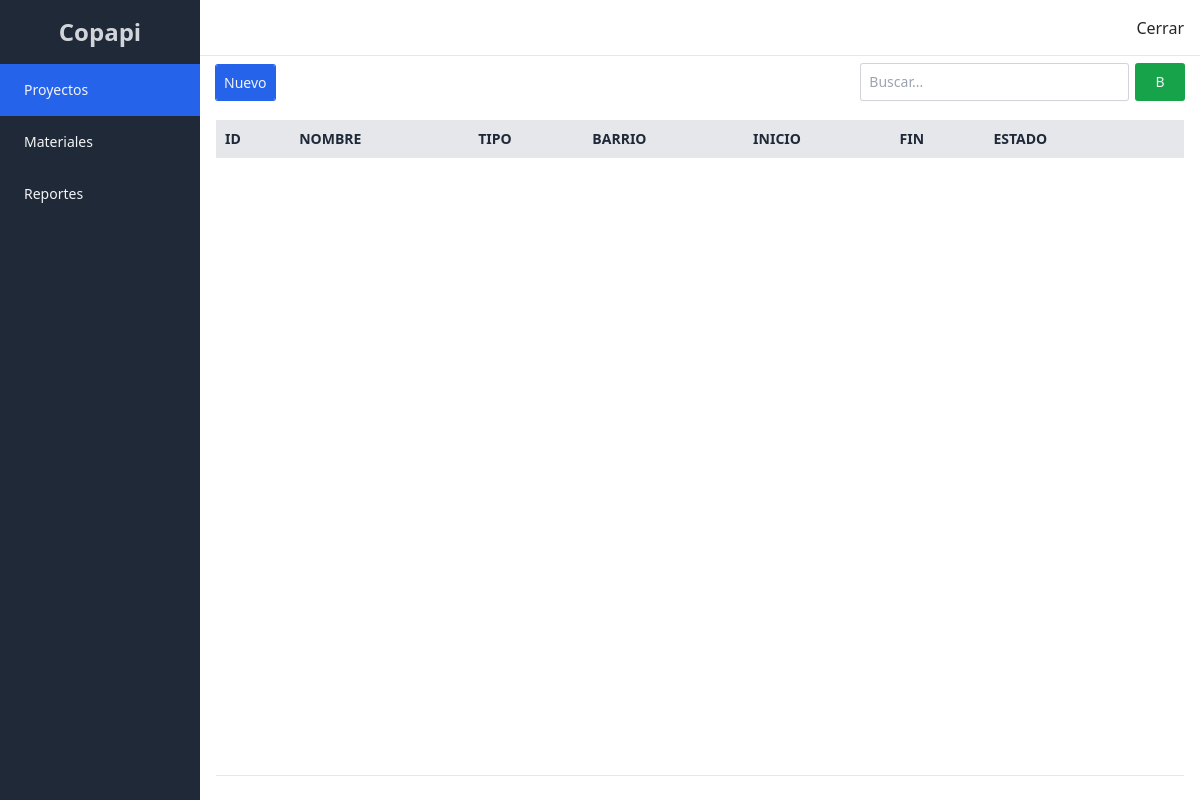
The page /proyecto/ (signed in) on the database as committed earlier.
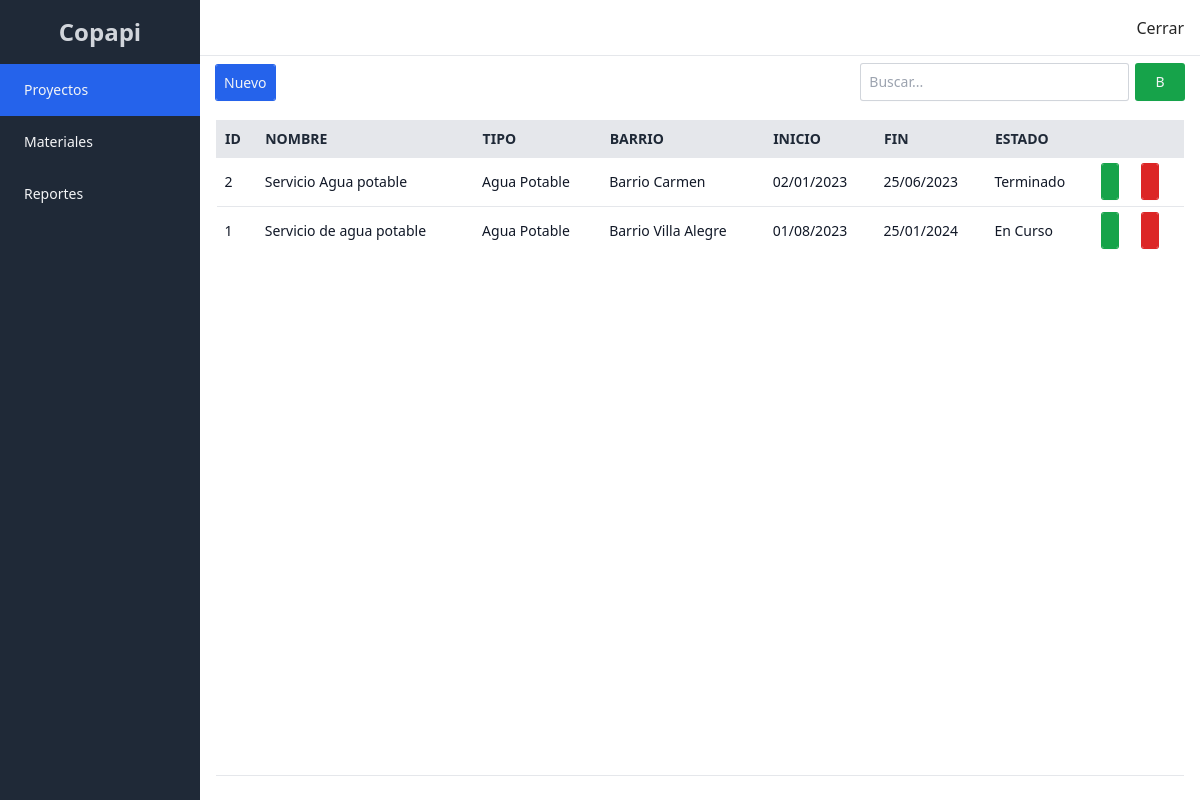
The same page on the database as committed later.
### proyecto/models.py (models this page shows, shortened)
class Proyecto(models.Model):
    tipo = models.ForeignKey(TipoProyecto, related_name='proyectos', on_delete=models.CASCADE)
    nombre = models.CharField(max_length=200, verbose_name='Nombre')
    fecha_inicio = models.DateField(verbose_name='Fecha Inicio')
    fecha_fin = models.DateField(verbose_name='Fecha Fin')
    estado = models.PositiveIntegerField(choices=ESTADOS, verbose_name='estado')
    barrio = models.ForeignKey(Barrio, null=True, blank=True, related_name='proyectos', on_delete=models.CASCADE)
    empleados = models.ManyToManyField(Empleado, related_name='proyectos')

class TipoProyecto(models.Model):
    nombre = models.CharField(max_length=200, verbose_name='Nombre')
    descripcion = models.TextField(blank=True, null=True, verbose_name='Descripcion')

class Barrio(models.Model):
    nombre = models.CharField(max_length=200, verbose_name='Nombre')
    servicio_agua = models.BooleanField(default=False, verbose_name='Servicio Agua')
    servicio_alcantarillado = models.BooleanField(default=False, verbose_name='Servicio Alcantarillado')
    poblacion = models.IntegerField(verbose_name='Poblacion')
    area = models.FloatField(verbose_name='Area')

### proyecto/views.py (the view)
# urls.py: path('', ProyectoListView.as_view(), name='proyectos'),
class ProyectoListView(LoginRequiredMixin, ListView):
    model = Proyecto
    template_name = 'proyectos.html'
    def get_queryset(self) -> QuerySet[Any]:
        qs = Proyecto.objects.select_related('barrio', 'tipo').order_by('-pk').all()
        return qs

### templates/proyectos.html (shortened to what this page needs)
{% extends 'index.html' %}
{% block content %}
    <section class="flex justify-between items-center">
        <div>
            <a href="{% url 'proyecto-create' %}" class="btn btn-primary">
                Nuevo
            </a>
        </div>
        <form class="w-1/3 flex gap-2" method="get" action=".">
            <div class="flex-1">
                <input
                    type="text"
                    class="form-control"
                    placeholder="Buscar..."
                    name="search"
                    value="{{ request.GET.search }}"
                />
            </div>
            <div class="w-12">
                <button class="btn btn-success">
                    B
                </button>
            </div>
        </form>
    </section>
    <section class="overflow-auto h-[calc(100vh_-_7.5rem)] md:h-[calc(100vh_-_9rem)] py-2 px-4 md:p-0 border-b mt-5">
        <table class="min-w-full">
            <thead>
                <tr class="sticky top-0 bg-gray-200 text-left text-gray-800 text-sm font-semibold">
                    <th class="p-2 uppercase border">id</th>
                    <th class="p-2 uppercase border">nombre</th>
                    <th class="p-2 uppercase border">tipo</th>
                    <th class="p-2 uppercase border">barrio</th>
                    <th class="p-2 uppercase border">inicio</th>
                    <th class="p-2 uppercase border">fin</th>
                    <th class="p-2 uppercase border">estado</th>
                    <th class="p-2 uppercase border"></th>
                </tr>
            </thead>
            <tbody class='bg-white divide-y divide-gray-200'>
                {% for object in object_list %}
                    <tr class="text-left text-sm font-normal text-gray-900">
                        <td class="p-2">{{ object.pk }}</td>
                        <td class="p-2">{{ object.nombre }}</td>
                        <td class="p-2">{{ object.tipo.nombre }}</td>
                        <td class="p-2">{{ object.barrio.nombre }}</td>
                        <td class="p-2">{{ object.fecha_inicio|date:"d/m/Y" }}</td>
                        <td class="p-2">{{ object.fecha_fin|date:"d/m/Y" }}</td>
                        <td class="p-2">{{ object.get_estado_display }}</td>
                        <td class="flex gap-2 items-center justify-center h-12">
                            <div class="w-8">
                                <a href="{% url 'proyecto-update' object.pk %}" class="btn-success">
                                </a>
                            </div>
                            <div class="w-8">
                                <a href="{% url 'proyecto-delete' object.pk %}" class="btn-danger">
                                </a>
                            </div>
                        </td>
                    </tr>
                {% endfor %}
            </tbody>
        </table>
    </section>
{% endblock %}

### templates/index.html (shortened to what this page needs)
{% extends 'base.html' %}
{% block main %}
<main class="grid grid-cols-12 h-screen">
    {% include "includes/sidebar.html" %}
    <section class="col-span-12 md:col-span-10">
        <div class="flex flex-col">
            <header class="flex justify-between items-center border-b h-14 px-4">
                <form action="{% url 'logout' %}" method="post">{% csrf_token %}
                    <button class="text-base font-medium text-neutral-800 hover:text-blue-600" type="submit">
                        Cerrar
                    </button>
                </form>
            </header>
            <section class="md:py-2 md:px-4 h-[calc(100vh_-_3.5rem)]">
                {% block content %}{% endblock %}
            </section>
        </div>
    </section>
</main>
{% endblock %}

### templates/base.html (shortened to what this page needs)
{% load static %}
<!DOCTYPE html>
<html lang="es">
<head>
    <link rel="stylesheet"
        href="https://maxst.icons8.com/vue-static/landings/line-awesome/line-awesome/1.3.0/css/line-awesome.min.css">
    <script src="https://cdn.tailwindcss.com"></script>
</head>
<body>
    {% block main %}{% endblock %}
</body>
</html>

### templates/includes/sidebar.html (shortened to what this page needs)
<section class="hidden md:block md:col-span-2 bg-gray-800">
    <h4 class='text-2xl text-gray-300 text-center py-4 font-bold'>Copapi</h4>
    <div class="flex flex-col">
        <a href="{% url 'proyectos' %}"
            class="outline-none p-4 cursor-pointer {% if request.path == '/proyecto/' %}bg-blue-600{%else%}hover:bg-gray-700{% endif %}">
            <div class="flex gap-2 items-center text-gray-100">
                <span class="text-sm font-medium">
                    Proyectos
                </span>
            </div>
        </a>
        <a href="{% url 'materiales' %}"
            class="outline-none p-4 cursor-pointer {% if request.path == '/proyecto/materiales/' %}bg-blue-600{%else%}hover:bg-gray-700{% endif %}">
            <div class="flex gap-2 items-center text-gray-100">
                <span class="text-sm font-medium">
                    Materiales
                </span>
            </div>
        </a>
        <a href="{% url 'reportes' %}"
            class="outline-none p-4 cursor-pointer {% if request.path == '/proyecto/reportes/' %}bg-blue-600{%else%}hover:bg-gray-700{% endif %}">
            <div class="flex gap-2 items-center text-gray-100">
                <span class="text-sm font-medium">
                    Reportes
                </span>
            </div>
        </a>
    </div>
</section>

Rows that differ between the two databases and show on the page:
added Proyecto: pk "2", nombre "Servicio Agua potable", tipo.nombre "Agua Potable", barrio.nombre "Barrio Carmen", fecha_inicio "02/01/2023", fecha_fin "25/06/2023", estado "Terminado"
added Proyecto: pk "1", nombre "Servicio de agua potable", tipo.nombre "Agua Potable", barrio.nombre "Barrio Villa Alegre", fecha_inicio "01/08/2023", fecha_fin "25/01/2024", estado "En Curso"
